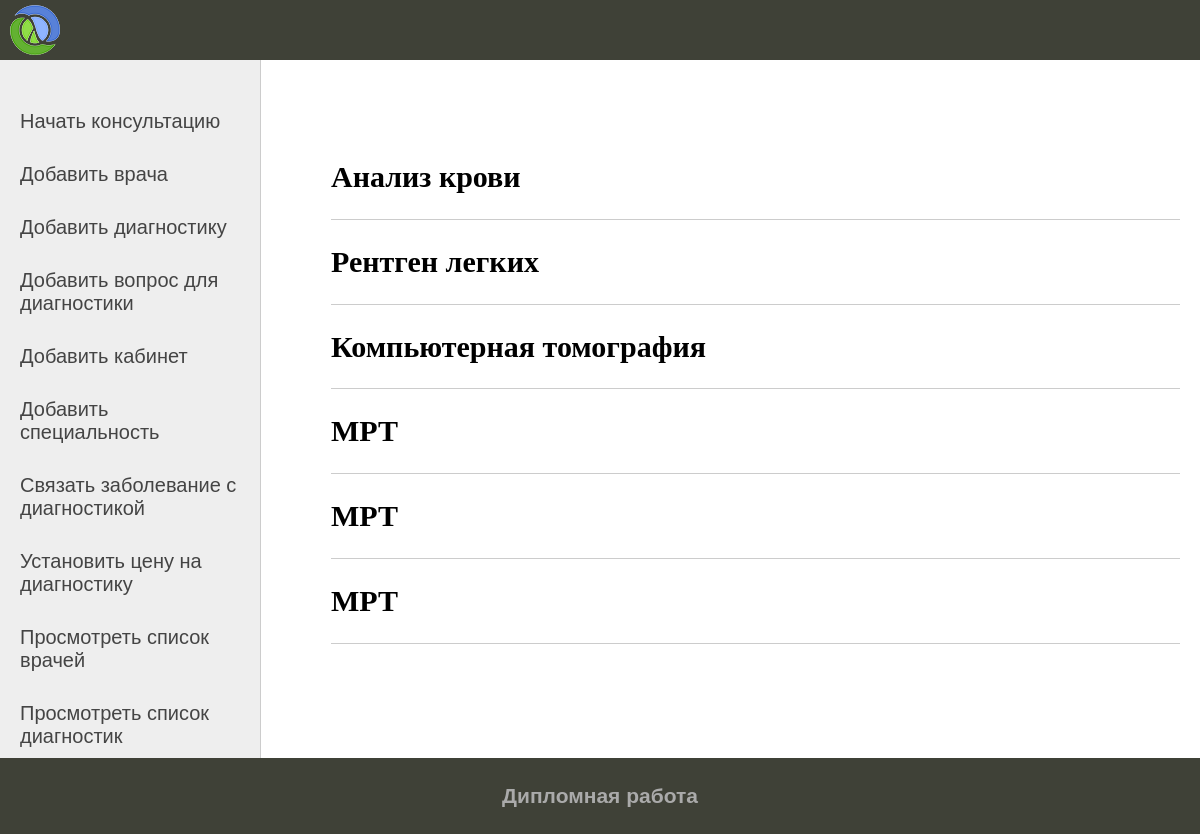
The page /Diagnostic/diagnostic_list/ on the database its author committed.
### DiagnosticSystem/models.py (models this page shows, shortened)
class Diagnostic(models.Model):
    name = models.CharField(max_length=50, verbose_name='Диагностика')

### DiagnosticSystem/views.py (the view)
# urls.py: path('diagnostic_list/', DiagnosticList.as_view(), name='diagnostic_list')
class DiagnosticList(ListView):
    model = Diagnostic
    template_name = 'DiagnosticSystem/diagnostic_list.html'
    context_object_name = 'diagnostics'
    extra_context = {'title': 'Список диагностик'}
    def get_context_data(self, *, object_list=None, **kwargs):
        context = super().get_context_data(**kwargs)
        context['sidebar'] = sidebar
        context['title'] = 'Добавление диагностики'
        return context

### DiagnosticSystem/templates/DiagnosticSystem/diagnostic_list.html (shortened to what this page needs)
{% extends 'DiagnosticSystem/base.html' %}
{% block content %}
<ul class="list-articles">
	{% for d in diagnostics %}
			<li><h2>{{ d.name }}</h2>
			</li>
	{% endfor %}
</ul>
{% endblock %}

### DiagnosticSystem/static/DiagnosticSystem/css/styles.css (style rules this page uses)
html, body { font-family: 'Arial'; margin: 0; padding: 0; height: 100%; width: 100%; color: #444; }
ul.list-articles { list-style: none; margin: 0; padding: 0; }
ul.list-articles li { border-bottom: 1px solid #ccc; }

### rows shown on the page
Diagnostic: name "Анализ крови"
Diagnostic: name "Рентген легких"
Diagnostic: name "Компьютерная томография"
Diagnostic: name "МРТ"
Diagnostic: name "МРТ"
Diagnostic: name "МРТ"

### other values the page prints
{{ s.title }} "Начать консультацию" "Добавить врача" "Добавить диагностику" "Добавить вопрос для диагностики" "Добавить кабинет" "Добавить специальность" "Связать заболевание с диагностикой" "Установить цену на диагностику" "Просмотреть список врачей" "Просмотреть список диагностик"
